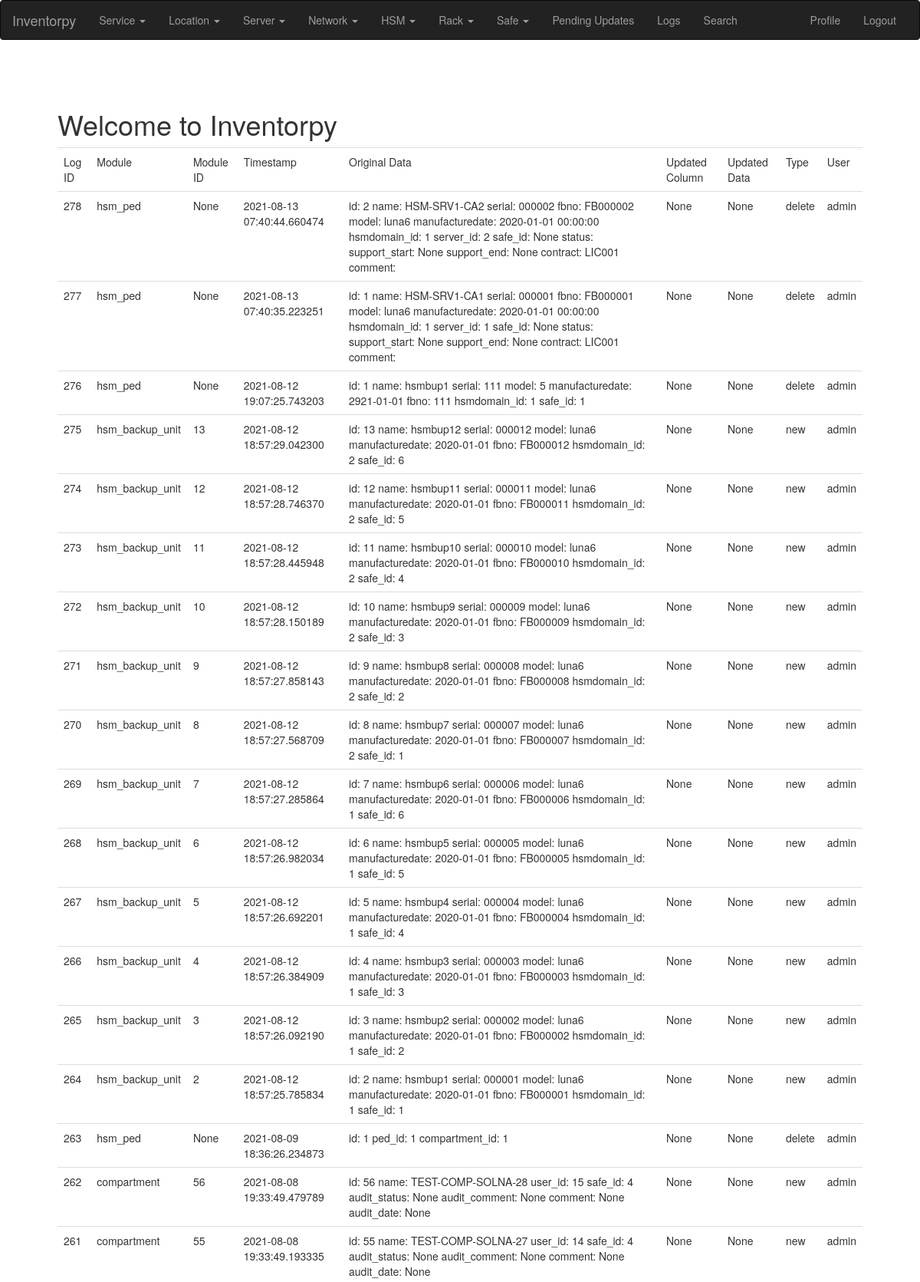
Page /logs/list/ (signed in, upper part) on the committed database.
### app/models.py (models this page shows, shortened)
class PaginatedAPIMixin(object):
    @staticmethod
    def to_collection_dict(query, page, per_page, endpoint, **kwargs):
        resources = query.paginate(page, per_page, False)
        print("page: %s per_page: %s endpoint %s" % (page, per_page, endpoint))
        data = {
            'items': [item.to_dict() for item in resources.items],
            '_meta': {
                'page': page,
                'per_page': per_page,
                'total_pages': resources.pages,
                'total_items': resources.total
            },
            '_links': {
                'self': url_for(endpoint, id=id, page=page, per_page=per_page,
                                **kwargs),
                'next': url_for(endpoint, id=id, page=page + 1, per_page=per_page,
                                **kwargs) if resources.has_next else None,
                'prev': url_for(endpoint, id=id, page=page - 1, per_page=per_page,
                                **kwargs) if resources.has_prev else None
            }
        }
        return data

class Audit(PaginatedAPIMixin, db.Model):
    __tablename__ = "audit"
    id = db.Column(db.Integer, primary_key=True)
    module = db.Column(db.String(140))
    record_name = db.Column(db.String(140))
    module_id = db.Column(db.Integer)
    timestamp = db.Column(db.DateTime, default=datetime.utcnow)
    original_data = db.Column(db.Text)
    updated_data = db.Column(db.Text)
    updated_column = db.Column(db.String(255))
    user = db.relationship('User')
    user_id = db.Column(db.Integer, db.ForeignKey('user.id'))
    type = db.Column(db.String(128))

class User(PaginatedAPIMixin, UserMixin, db.Model):
    __tablename__ = "user"
    __searchable__ = ['username', 'email', 'about_me']
    id = db.Column(db.Integer, primary_key=True)
    username = db.Column(db.String(64), index=True, unique=True)
    email = db.Column(db.String(120), index=True, unique=True)
    password_hash = db.Column(db.String(128))
    about_me = db.Column(db.String(140))
    last_seen = db.Column(db.DateTime, default=datetime.utcnow)
    api_key = db.Column(db.String(32), index=True, unique=True)
    token = db.Column(db.String(32), index=True, unique=True)
    token_expiration = db.Column(db.DateTime)
    service = db.relationship('Service')

### app/main/routes.py (the view)
@bp.route('/logs/list/', methods=['GET', 'POST'])
@login_required
def logs_list():
    page = request.args.get('page', 1, type=int)
    module = request.args.get('module')
    module_id = request.args.get('module_id', type=int)
    logs_for_user = request.args.get('user_id', type=int)
    if logs_for_user is not None:
        logs = Audit.query.filter_by(user_id=logs_for_user).paginate(
            page, current_app.config['POSTS_PER_PAGE'], False)
    elif module is not None and module_id is not None:
        logs = Audit.query.filter_by(module=module, module_id=module_id).paginate(
            page, current_app.config['POSTS_PER_PAGE'], False)
    elif module is not None:
        logs = Audit.query.filter_by(module=module).paginate(
            page, current_app.config['POSTS_PER_PAGE'], False)
    else:
        logs = Audit.query.order_by(Audit.timestamp.desc()).paginate(
            page, current_app.config['POSTS_PER_PAGE'], False)
    next_url = url_for('main.logs_list', page=logs.next_num) if logs.has_next else None
    prev_url = url_for('main.logs_list', page=logs.prev_num) if logs.has_prev else None
    return render_template('logs.html', logs=logs.items,
                           next_url=next_url, prev_url=prev_url)

### app/main/routes.py (called while the page is built)
@bp.before_app_request
def before_request():
    if current_user.is_authenticated:
        current_user.last_seen = datetime.utcnow()
        db.session.commit()
    g.locale = str(get_locale())

### app/models.py (called while the page is built)
@login.user_loader
def load_user(id):
    print(f'regular user loaded for login userid: {id}')
    return User.query.get(int(id))

### app/templates/logs.html
{% extends "base.html" %}
{% import 'bootstrap/wtf.html' as wtf %}
{% block app_content %}
    <table class="table table-hover">
        <tr>
          <td>{{_('Log ID')}}</td>
          <td>{{_('Module')}}</td>
          <td>{{_('Module ID')}}</td>
          <td>{{_('Timestamp')}}</td>
          <td>{{_('Original Data')}}</td>
          <td>{{_('Updated Column')}}</td>
          <td>{{_('Updated Data')}}</td>
          <td>{{_('Type')}}</td>
          <td>{{_('User')}}</td>
        </tr>
        {% for l in logs %}
          <tr>
            <td> {{ l.id }} </td>
            <td> {{ l.module }} </td>
            <td> {{ l.module_id }} </td>
            <td> {{ l.timestamp}} </td>
            <td> {{ l.original_data }} </td>
            <td> {{ l.updated_column }} </td>
            <td> {{ l.updated_data }} </td>
            <td> {{ l.type }} </td>
            <td> {{ l.user.username }} </td>
          </tr>
        {% endfor %}
      </table>
{% endblock %}

### rows in the picture
Audit: id "278", module "hsm_ped", module_id "None", timestamp "2021-08-13 07:40:44.660474", original_data "id: 2 name: HSM-SRV1-CA2 serial: 000002 fbno: FB000002 model: luna6 manufacturedate: 2020-01-01 00:00:00 hsmdomain_id: 1 server_id: 2 safe_id: None status: support_start: None support_end: None contract: LIC001 comment:", updated_column "None", updated_data "None", type "delete", user.username "admin"
Audit: id "277", module "hsm_ped", module_id "None", timestamp "2021-08-13 07:40:35.223251", original_data "id: 1 name: HSM-SRV1-CA1 serial: 000001 fbno: FB000001 model: luna6 manufacturedate: 2020-01-01 00:00:00 hsmdomain_id: 1 server_id: 1 safe_id: None status: support_start: None support_end: None contract: LIC001 comment:", updated_column "None", updated_data "None", type "delete", user.username "admin"
Audit: id "276", module "hsm_ped", module_id "None", timestamp "2021-08-12 19:07:25.743203", original_data "id: 1 name: hsmbup1 serial: 111 model: 5 manufacturedate: 2921-01-01 fbno: 111 hsmdomain_id: 1 safe_id: 1", updated_column "None", updated_data "None", type "delete", user.username "admin"
Audit: id "275", module "hsm_backup_unit", module_id "13", timestamp "2021-08-12 18:57:29.042300", original_data "id: 13 name: hsmbup12 serial: 000012 model: luna6 manufacturedate: 2020-01-01 fbno: FB000012 hsmdomain_id: 2 safe_id: 6", updated_column "None", updated_data "None", type "new", user.username "admin"
Audit: id "274", module "hsm_backup_unit", module_id "12", timestamp "2021-08-12 18:57:28.746370", original_data "id: 12 name: hsmbup11 serial: 000011 model: luna6 manufacturedate: 2020-01-01 fbno: FB000011 hsmdomain_id: 2 safe_id: 5", updated_column "None", updated_data "None", type "new", user.username "admin"
Audit: id "273", module "hsm_backup_unit", module_id "11", timestamp "2021-08-12 18:57:28.445948", original_data "id: 11 name: hsmbup10 serial: 000010 model: luna6 manufacturedate: 2020-01-01 fbno: FB000010 hsmdomain_id: 2 safe_id: 4", updated_column "None", updated_data "None", type "new", user.username "admin"
Audit: id "272", module "hsm_backup_unit", module_id "10", timestamp "2021-08-12 18:57:28.150189", original_data "id: 10 name: hsmbup9 serial: 000009 model: luna6 manufacturedate: 2020-01-01 fbno: FB000009 hsmdomain_id: 2 safe_id: 3", updated_column "None", updated_data "None", type "new", user.username "admin"
Audit: id "271", module "hsm_backup_unit", module_id "9", timestamp "2021-08-12 18:57:27.858143", original_data "id: 9 name: hsmbup8 serial: 000008 model: luna6 manufacturedate: 2020-01-01 fbno: FB000008 hsmdomain_id: 2 safe_id: 2", updated_column "None", updated_data "None", type "new", user.username "admin"
Audit: id "270", module "hsm_backup_unit", module_id "8", timestamp "2021-08-12 18:57:27.568709", original_data "id: 8 name: hsmbup7 serial: 000007 model: luna6 manufacturedate: 2020-01-01 fbno: FB000007 hsmdomain_id: 2 safe_id: 1", updated_column "None", updated_data "None", type "new", user.username "admin"
Audit: id "269", module "hsm_backup_unit", module_id "7", timestamp "2021-08-12 18:57:27.285864", original_data "id: 7 name: hsmbup6 serial: 000006 model: luna6 manufacturedate: 2020-01-01 fbno: FB000006 hsmdomain_id: 1 safe_id: 6", updated_column "None", updated_data "None", type "new", user.username "admin"
Audit: id "268", module "hsm_backup_unit", module_id "6", timestamp "2021-08-12 18:57:26.982034", original_data "id: 6 name: hsmbup5 serial: 000005 model: luna6 manufacturedate: 2020-01-01 fbno: FB000005 hsmdomain_id: 1 safe_id: 5", updated_column "None", updated_data "None", type "new", user.username "admin"
Audit: id "267", module "hsm_backup_unit", module_id "5", timestamp "2021-08-12 18:57:26.692201", original_data "id: 5 name: hsmbup4 serial: 000004 model: luna6 manufacturedate: 2020-01-01 fbno: FB000004 hsmdomain_id: 1 safe_id: 4", updated_column "None", updated_data "None", type "new", user.username "admin"
Audit: id "266", module "hsm_backup_unit", module_id "4", timestamp "2021-08-12 18:57:26.384909", original_data "id: 4 name: hsmbup3 serial: 000003 model: luna6 manufacturedate: 2020-01-01 fbno: FB000003 hsmdomain_id: 1 safe_id: 3", updated_column "None", updated_data "None", type "new", user.username "admin"
Audit: id "265", module "hsm_backup_unit", module_id "3", timestamp "2021-08-12 18:57:26.092190", original_data "id: 3 name: hsmbup2 serial: 000002 model: luna6 manufacturedate: 2020-01-01 fbno: FB000002 hsmdomain_id: 1 safe_id: 2", updated_column "None", updated_data "None", type "new", user.username "admin"
Audit: id "264", module "hsm_backup_unit", module_id "2", timestamp "2021-08-12 18:57:25.785834", original_data "id: 2 name: hsmbup1 serial: 000001 model: luna6 manufacturedate: 2020-01-01 fbno: FB000001 hsmdomain_id: 1 safe_id: 1", updated_column "None", updated_data "None", type "new", user.username "admin"
Audit: id "263", module "hsm_ped", module_id "None", timestamp "2021-08-09 18:36:26.234873", original_data "id: 1 ped_id: 1 compartment_id: 1", updated_column "None", updated_data "None", type "delete", user.username "admin"
Audit: id "262", module "compartment", module_id "56", timestamp "2021-08-08 19:33:49.479789", original_data "id: 56 name: TEST-COMP-SOLNA-28 user_id: 15 safe_id: 4 audit_status: None audit_comment: None comment: None audit_date: None", updated_column "None", updated_data "None", type "new", user.username "admin"
Audit: id "261", module "compartment", module_id "55", timestamp "2021-08-08 19:33:49.193335", original_data "id: 55 name: TEST-COMP-SOLNA-27 user_id: 14 safe_id: 4 audit_status: None audit_comment: None comment: None audit_date: None", updated_column "None", updated_data "None", type "new", user.username "admin"
